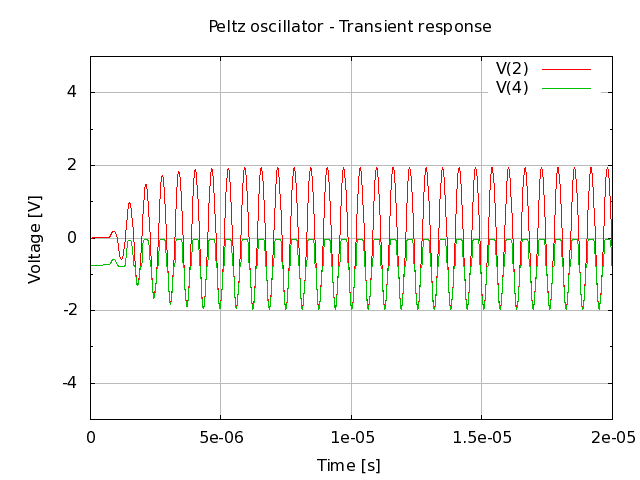

Source code (gnuplot):
# setup terminal
set term png

# setup graph
set output "peltz.png"
set title "Peltz oscillator - Transient response"

# setup Y-axis
set grid ytics lt 1 lw 1 lc rgb "#bbbbbb"
set yrange [-5:5]
set mytics
set ylabel "Voltage [V]"

#setup X-axis
set grid xtics lt 1 lw 1 lc rgb "#bbbbbb"
set xlabel "Time [s]"

# setup plot style
set style data lines
plot 'peltz.dat' using 1:2 title "V(2)", \
     'peltz.dat' using 1:3 title "V(4)"

# set output back to default
set output

# reset terminal type
set terminal pop

